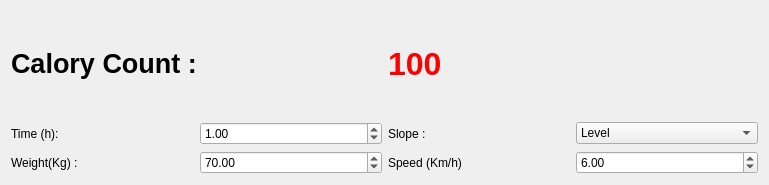
<?xml version="1.0" encoding="UTF-8"?>
<ui version="4.0">
 <class>Widget</class>
 <widget class="QWidget" name="Widget">
  <property name="geometry">
   <rect>
    <x>0</x>
    <y>0</y>
    <width>769</width>
    <height>185</height>
   </rect>
  </property>
  <property name="windowTitle">
   <string>Colory Counter</string>
  </property>
  <layout class="QVBoxLayout" name="verticalLayout">
   <item>
    <layout class="QHBoxLayout" name="horizontalLayout_7">
     <item>
      <widget class="QLabel" name="label">
       <property name="font">
        <font>
         <pointsize>20</pointsize>
         <bold>true</bold>
        </font>
       </property>
       <property name="text">
        <string>Calory Count : </string>
       </property>
      </widget>
     </item>
     <item>
      <widget class="QLabel" name="caloryCountLabel">
       <property name="font">
        <font>
         <pointsize>24</pointsize>
         <bold>true</bold>
        </font>
       </property>
       <property name="styleSheet">
        <string notr="true">color: rgb(255, 0, 0);</string>
       </property>
       <property name="text">
        <string>100</string>
       </property>
      </widget>
     </item>
    </layout>
   </item>
   <item>
    <layout class="QHBoxLayout" name="horizontalLayout_5">
     <item>
      <layout class="QHBoxLayout" name="horizontalLayout">
       <item>
        <widget class="QLabel" name="label_3">
         <property name="text">
          <string>Time (h): </string>
         </property>
        </widget>
       </item>
       <item>
        <widget class="QDoubleSpinBox" name="timeSpinBox">
         <property name="value">
          <double>1.000000000000000</double>
         </property>
        </widget>
       </item>
      </layout>
     </item>
     <item>
      <layout class="QHBoxLayout" name="horizontalLayout_3">
       <item>
        <widget class="QLabel" name="slopeComboBox">
         <property name="text">
          <string>Slope : </string>
         </property>
        </widget>
       </item>
       <item>
        <widget class="QComboBox" name="comboBox">
         <item>
          <property name="text">
           <string>Level</string>
          </property>
         </item>
        </widget>
       </item>
      </layout>
     </item>
    </layout>
   </item>
   <item>
    <layout class="QHBoxLayout" name="horizontalLayout_6">
     <item>
      <layout class="QHBoxLayout" name="horizontalLayout_2">
       <item>
        <widget class="QLabel" name="label_4">
         <property name="text">
          <string>Weight(Kg) : </string>
         </property>
        </widget>
       </item>
       <item>
        <widget class="QDoubleSpinBox" name="weightSpinBox">
         <property name="value">
          <double>70.000000000000000</double>
         </property>
        </widget>
       </item>
      </layout>
     </item>
     <item>
      <layout class="QHBoxLayout" name="horizontalLayout_4">
       <item>
        <widget class="QLabel" name="label_6">
         <property name="text">
          <string>Speed (Km/h)</string>
         </property>
        </widget>
       </item>
       <item>
        <widget class="QDoubleSpinBox" name="speedSpinBox">
         <property name="value">
          <double>6.000000000000000</double>
         </property>
        </widget>
       </item>
      </layout>
     </item>
    </layout>
   </item>
  </layout>
 </widget>
 <resources/>
 <connections/>
</ui>
